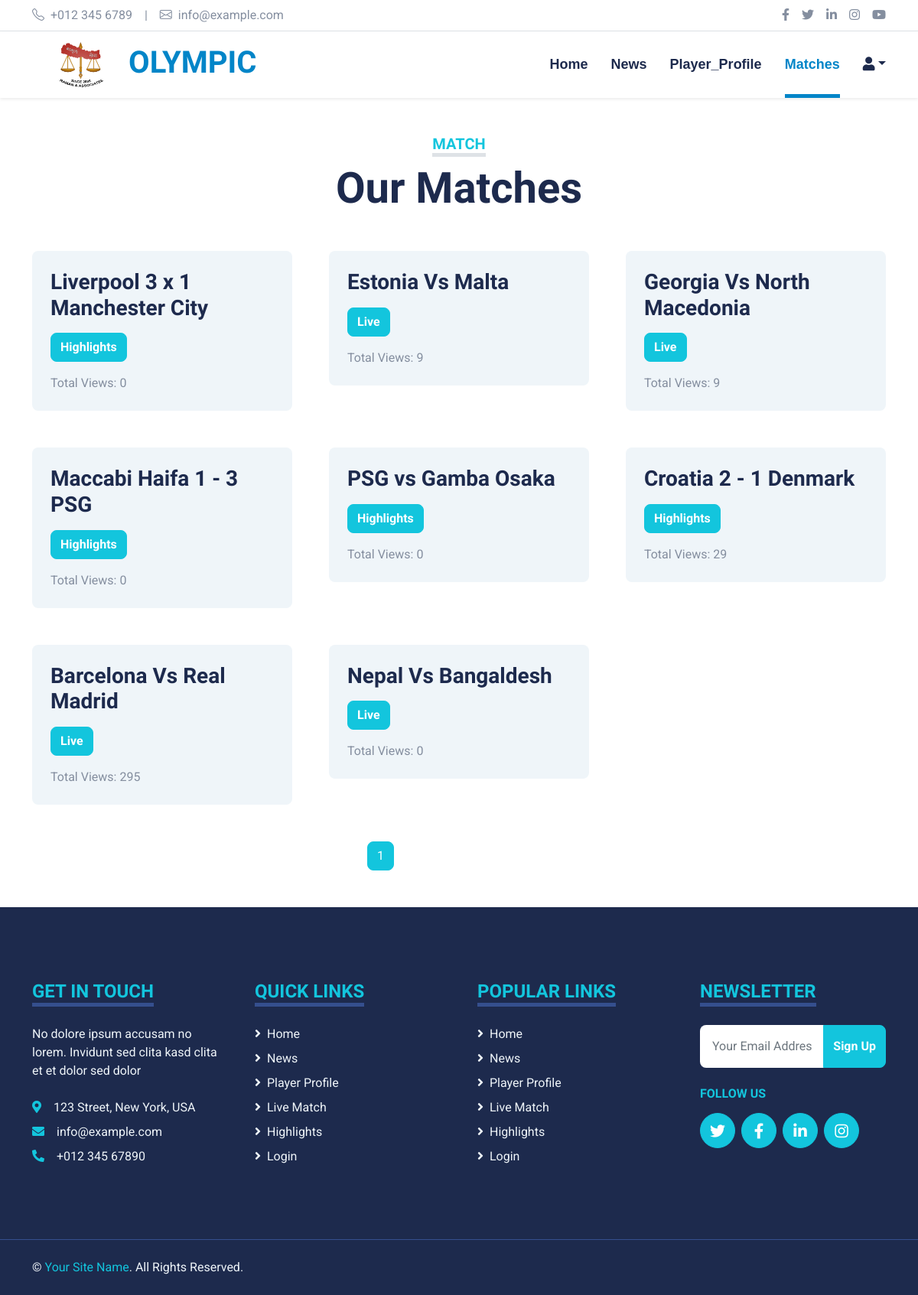
The app's page /live/ (signed in) with its own data.
### broadcast/models.py (models this page shows, shortened)
class Broadcast(models.Model):
    title = models.CharField(max_length=100)
    url = models.TextField(max_length=300)
    categories = models.ForeignKey(Categories, on_delete=models.PROTECT)
    total_view = models.IntegerField(default=0)

class Categories(models.Model):
    name = models.CharField(max_length=100)
    def __str__(self):
        return self.name

### home/views.py (the view)
# urls.py: path('live/', views.LiveMatchesListView.as_view(), name='live'),
@method_decorator(is_login(), name='dispatch')
class LiveMatchesListView(ListView):
    model = Broadcast
    context_object_name = 'matches'
    template_name = 'home/live_match.html'
    paginate_by = 12
    def get_context_data(self,*args, **kwargs):
        context = super().get_context_data(**kwargs)
        context['active'] = 'matches'
        return context

### home/templates/home/live_match.html (shortened to what this page needs)
{% extends 'home/base.html' %}
{% load static %}
{% block body %}
    <div class="container-fluid py-5">
        <div class="container">
            <div class="text-center mx-auto mb-5" style="max-width: 500px;">
                <h5 class="d-inline-block text-primary text-uppercase border-bottom border-5">Match</h5>
                <h1 class="display-4">Our Matches</h1>
            </div>
            <div class="row g-5">
                {% for match in matches %}
                    <div class="col-xl-4 col-lg-6">
                        <div class="bg-light rounded overflow-hidden">
                            <div class="p-4">
                                <a class="h3 d-block mb-3"
                                   href="{% url 'home:live_details' match.pk %}">{{ match.title|truncatechars:40 }}</a>
                                <p class="btn btn-primary">{{ match.categories }}</p>
                                <p class="m-0">Total Views: {{ match.total_view }}</p>
                            </div>
                        </div>
                    </div>
                {% endfor %}
            </div>
        </div>
    </div>
    <nav aria-label="Page navigation" style="margin-left: 40%;">
        <ul class="pagination">
            {% for n in page_obj.paginator.page_range %}
                {% if page_obj.number == n %}
                    <li class="page-item active">
                        <span class="page-link">{{ n }}<span class="sr-only">(current)</span></span>
                    </li>
                {% elif n > page_obj.number|add:'-3' and n < page_obj.number|add:'3' %}
                    <li class="page-item"><a class="page-link" href="?page={{ n }}">{{ n }}</a></li>
                {% endif %}
            {% endfor %}
               </ul>
    </nav>
{% endblock %}

### static/home/css/style.css (style rules this page uses)
:root { --primary: #0285C8; --secondary: #354F8E; --light: #EFF5F9; --dark: #1D2A4D; }
.btn { font-weight: 700; transition: .5s; }
.btn-primary { color: #FFFFFF; }

### records on screen
Broadcast: title "Liverpool 3 x 1 Manchester City", categories "Highlights", total_view "0"
Broadcast: title "Estonia Vs Malta", categories "Live", total_view "9"
Broadcast: title "Georgia Vs North Macedonia", categories "Live", total_view "9"
Broadcast: title "Maccabi Haifa 1 - 3 PSG", categories "Highlights", total_view "0"
Broadcast: title "PSG vs Gamba Osaka", categories "Highlights", total_view "0"
Broadcast: title "Croatia 2 - 1 Denmark", categories "Highlights", total_view "29"
Broadcast: title "Barcelona Vs Real Madrid", categories "Live", total_view "295"
Broadcast: title "Nepal Vs Bangaldesh", categories "Live", total_view "0"

### other values on screen
{{ n }} "1"
